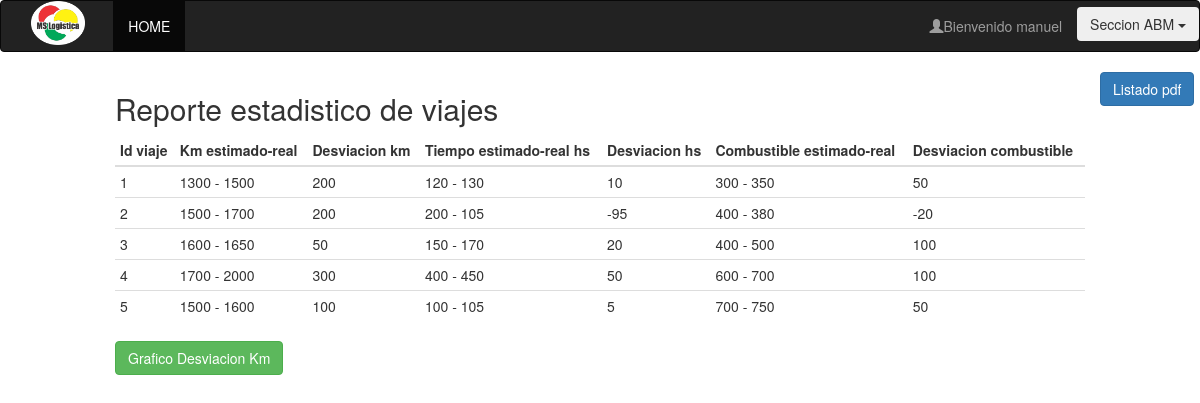
The app's page /vistas/admin/consultarReporteViajes.php (signed in), older data.
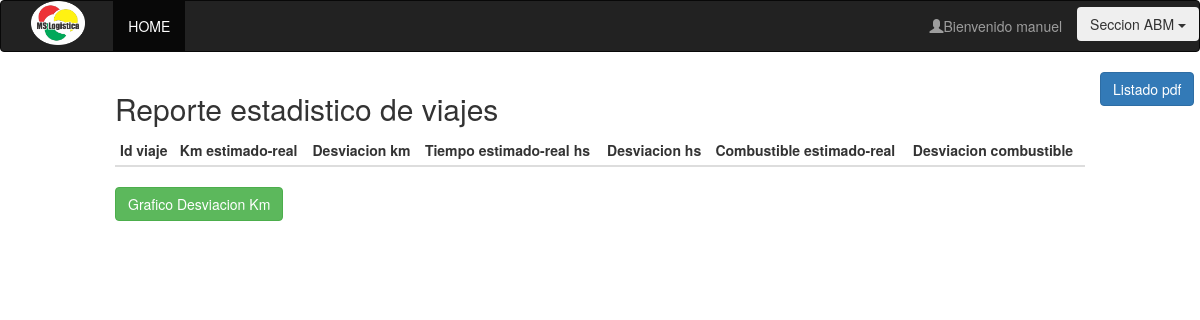
The same page, newer data.
### tables this page shows
create table viaje(
id int AUTO_INCREMENT  primary key,
id_vehiculo int,
id_administrador int,
origen varchar(20),
destino varchar(20),
tipo_de_carga varchar(20),
fecha_de_salida_prevista date,
fecha_de_llegada_prevista date,
tiempo_estimado int,
fecha_de_salida_real date,
fecha_de_llegada_real date,
tiempo_real int,
km_recorridos_previstos int,
km_recorridos_reales int,
combustible_consumido_estimado  int,
combustible_consumido_real int,
estado varchar(20)
);

### modelo/conexion.php (called while the page is built, shortened)
<?php
  class Conexion{
    public static function conectar(){
      $con = mysqli_connect("localhost","root","","logikw");
      return $con;
    }
    public static function getQuery($sql){
      $con = Conexion::conectar();
      $datos = mysqli_query($con, $sql);
      return $datos;
    }
}
?>

### vistas/admin/consultarReporteViajes.php (the view, shortened to what this page needs)
<?php
	if(isset($_SESSION['administrador'])){
		$query = Administrador::getAllForId($_SESSION['administrador']);
		$resultado = Conexion::getQuery($query);
		$admin = mysqli_fetch_assoc($resultado);
	}
	else{
		header("Location: ../../index.php");
	}
?>
<!DOCTYPE html>
<html>
<head>
  <link rel="stylesheet" type="text/css" href="../../css/bootstrap.min.css">
  <link rel="stylesheet" type="text/css" href="../../css/home.css">
</head>
<body>
<nav class="navbar navbar-inverse">
	<div class="col-sm-12">
	    <div class="navbar-header col-sm-1">
	     <img src="../../image/logo.png">
	    </div>
	    <ul class="nav navbar-nav col-sm-4">
	      <li class="active"><a href="<?php echo '../../vistas/adminLogeado.php'; ?>">HOME</a></li>
	    </ul>
		<ul class="dropdown nav navbar-nav navbar-right nombreLogeado" style="padding-top: 0.5%;">
		  <button class="btn dropdown-toggle" type="button" data-toggle="dropdown">Seccion ABM
		  <span class="caret"></span></button>
		</ul>
	    <ul class="nav navbar-nav navbar-right">
	    	<li><a href=""><span class="glyphicon glyphicon-user" ></span>Bienvenido <?php echo $admin['nombre'] ?></a></li>
	    </ul>
	</div>
</nav>
<div class="col-sm-10 col-sm-offset-1">
  <h2>Reporte estadistico de viajes</h2>
  <table class="table table-condensed">
    <thead>
      <tr>
	     <th>Id viaje</th>
        <th>Km estimado-real</th>
        <th>Desviacion km</th>
  <th>Tiempo estimado-real hs</th>
  <th>Desviacion hs </th>
   <th> Combustible estimado-real</th>
      <th> Desviacion combustible </th>
      </tr>
    </thead>
    <tbody>
   	<?php
		$query = "SELECT id,km_recorridos_previstos,km_recorridos_reales,
	km_recorridos_reales-km_recorridos_previstos as desviacion_k,tiempo_estimado,tiempo_real,
tiempo_real-tiempo_estimado as desviacion_t,combustible_consumido_estimado,combustible_consumido_real,combustible_consumido_real-combustible_consumido_estimado as desviacion_c	from viaje";
		$var = Conexion::getQuery($query);
	while($lista = mysqli_fetch_assoc($var)){
	echo "
		 <tr>
		 <td>".$lista['id']."</td>
		 <td>".$lista['km_recorridos_previstos']." - ".$lista['km_recorridos_reales']."</td>
		 <td>".$lista['desviacion_k']."</td>
		 <td>".$lista['tiempo_estimado']." - ".$lista['tiempo_real']."</td>
		 <td>".$lista['desviacion_t']."</td>
		 <td>".$lista['combustible_consumido_estimado']." - ".$lista['combustible_consumido_real']."</td>
		 <td>".$lista['desviacion_c']."</td>
		 </tr> ";
	}
   	?>
    </tbody>
  </table>
  <input type="submit"  class='btn btn-success' value="Grafico Desviacion Km " onclick = "location='grafico.php'"/>
</div>
		<input type="submit"  class='btn btn-primary' value="Listado pdf" onclick = "location='ListadoPdfReporteViajes.php'"/>
</body>
</html>

Row changes from the older to the newer data that the page shows:
removed viaje: id "1", km_recorridos_previstos "1300", km_recorridos_reales "1500", desviacion_k "200", tiempo_estimado "120", tiempo_real "130", desviacion_t "10", combustible_consumido_estimado "300", combustible_consumido_real "350", desviacion_c "50"
removed viaje: id "2", km_recorridos_previstos "1500", km_recorridos_reales "1700", desviacion_k "200", tiempo_estimado "200", tiempo_real "105", desviacion_t "-95", combustible_consumido_estimado "400", combustible_consumido_real "380", desviacion_c "-20"
removed viaje: id "3", km_recorridos_previstos "1600", km_recorridos_reales "1650", desviacion_k "50", tiempo_estimado "150", tiempo_real "170", desviacion_t "20", combustible_consumido_estimado "400", combustible_consumido_real "500", desviacion_c "100"
removed viaje: id "4", km_recorridos_previstos "1700", km_recorridos_reales "2000", desviacion_k "300", tiempo_estimado "400", tiempo_real "450", desviacion_t "50", combustible_consumido_estimado "600", combustible_consumido_real "700", desviacion_c "100"
removed viaje: id "5", km_recorridos_previstos "1500", km_recorridos_reales "1600", desviacion_k "100", tiempo_estimado "100", tiempo_real "105", desviacion_t "5", combustible_consumido_estimado "700", combustible_consumido_real "750", desviacion_c "50"
